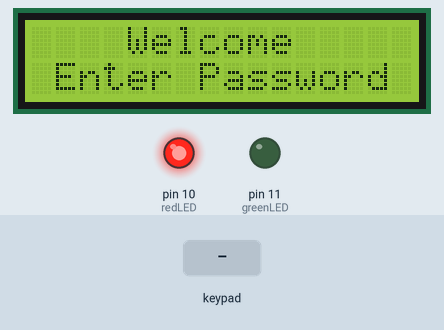
Bench run of a sketch on a simulated Arduino Uno, built with avr-gcc and run on an emulated ATmega328P. On the bench: 16×2 character LCD, output pins drawn as LEDs (lit = HIGH). Inputs (shaded band) come from the test bench. What the sketch prints to the serial monitor is not drawn.

Above: at 1.2 s.
1.3 s: keypad keys 1 2 3 4 pressed 0.4 s apart
At 3.8 s:
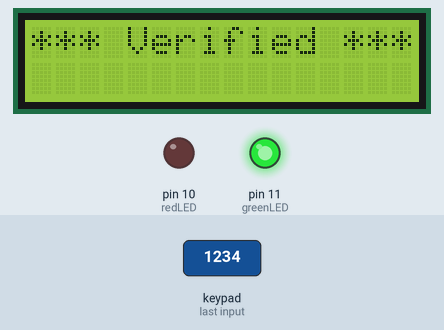
At 6.3 s:
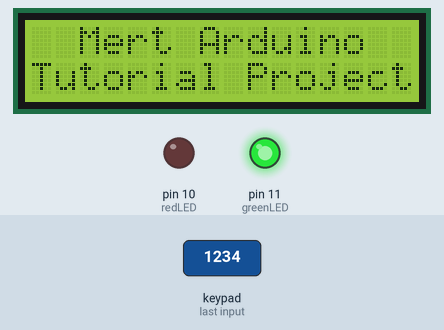
Timing chart, 0 to 7.8 s (numbered marks = the images above; inputs shaded):
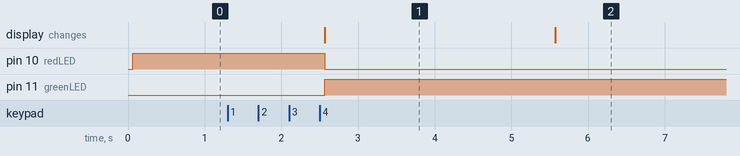

Measured:
- after the input at 1.3 s, pin 10 (redLED): HIGH → LOW after 1.3 s; pin 11 (greenLED): LOW → HIGH after 1.3 s; the display: changes after 1.3 s (image 1)
- what the display in image 1 shows lasts 3.0 s, from 2.6 s to 5.6 s

The sketch:

Security_Panel_System_using_Keypad.ino
```cpp
/* Arduino Security System with the Keypad and LCD
 * Creator Mert KILIC - Mert Arduino Tutorial and Project
 * Please subscribe for support
 * Thanks
 */

#include <LiquidCrystal.h> //include LCD library (standard library)
#include <Keypad.h> //include keypad library - first you must install library (library link in the video description)

#define redLED 10 //define the LED pins
#define greenLED 11

char* password ="1234"; //create a password
int pozisyon = 0; //keypad position

const byte rows = 4; //number of the keypad's rows and columns
const byte cols = 4;

char keyMap [rows] [cols] = { //define the cymbols on the buttons of the keypad

  {'1', '2', '3', 'A'},
  {'4', '5', '6', 'B'},
  {'7', '8', '9', 'C'},
  {'*', '0', '#', 'D'}
};

byte rowPins [rows] = {1, 2, 3, 4}; //pins of the keypad
byte colPins [cols] = {5, 6, 7, 8};

Keypad myKeypad = Keypad( makeKeymap(keyMap), rowPins, colPins, rows, cols);

LiquidCrystal lcd (A0, A1, A2, A3, A4, A5); // pins of the LCD. (RS, E, D4, D5, D6, D7)

void setup(){

  lcd.begin(16, 2);
  pinMode(redLED, OUTPUT);  //set the LED as an output
  pinMode(greenLED, OUTPUT);
  setLocked (true); //state of the password
  Serial.begin(9600);
}

void loop(){

  char key = myKeypad.getKey();
  //char key = myKeypad.getKey(); //define which key is pressed with getKey

  lcd.setCursor(0, 0);
  lcd.print("    Welcome");
  lcd.setCursor(0, 1);
  lcd.print(" Enter Password");

  if(key == '*' || key == '#' || key == 'A' ||       //define invalid keys
  key == 'B' || key == 'C' || key == 'D'){

    pozisyon=0;
    setLocked (true);
    lcd.clear();
    lcd.setCursor(0, 0);
    lcd.print("  Invalid Key!");
    delay(1000);
    lcd.clear();
  }
  if(key == password [pozisyon]){

    pozisyon ++;
  }
  if(pozisyon == 4){
    setLocked (false);
    lcd.clear();
    lcd.setCursor(0, 0);
    lcd.print("*** Verified ***");
    delay(3000);
    lcd.clear();
    lcd.setCursor(0, 0);
    lcd.print("  Mert Arduino");
    lcd.setCursor(0, 1);
    lcd.print("Tutorial Project");
    delay(7000);
    lcd.clear();
  }
  delay(100);

  if (key != NO_KEY){
    Serial.println(key);
  }
}

void setLocked(int locked){
  if(locked){
    digitalWrite(redLED, HIGH);
    digitalWrite(greenLED, LOW);
    }
    else{
      digitalWrite(redLED, LOW);
      digitalWrite(greenLED, HIGH);
    }
  }
```
